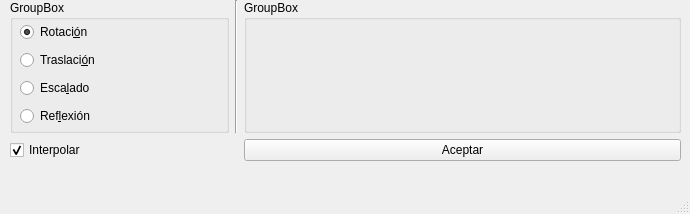
<?xml version="1.0" encoding="UTF-8"?>
<ui version="4.0">
 <class>MainWindow</class>
 <widget class="QMainWindow" name="MainWindow">
  <property name="geometry">
   <rect>
    <x>0</x>
    <y>0</y>
    <width>690</width>
    <height>214</height>
   </rect>
  </property>
  <property name="windowTitle">
   <string>MainWindow</string>
  </property>
  <widget class="QWidget" name="centralwidget">
   <widget class="QWidget" name="gridLayoutWidget">
    <property name="geometry">
     <rect>
      <x>10</x>
      <y>0</y>
      <width>671</width>
      <height>161</height>
     </rect>
    </property>
    <layout class="QGridLayout" name="gridLayout">
     <property name="sizeConstraint">
      <enum>QLayout::SetDefaultConstraint</enum>
     </property>
     <item row="0" column="0">
      <widget class="QGroupBox" name="groupBox">
       <property name="title">
        <string>GroupBox</string>
       </property>
       <widget class="QWidget" name="verticalLayoutWidget">
        <property name="geometry">
         <rect>
          <x>10</x>
          <y>20</y>
          <width>211</width>
          <height>108</height>
         </rect>
        </property>
        <layout class="QVBoxLayout" name="verticalLayout">
         <item>
          <widget class="QRadioButton" name="optRotacion">
           <property name="text">
            <string>Rotaci&amp;ón</string>
           </property>
           <property name="checked">
            <bool>true</bool>
           </property>
          </widget>
         </item>
         <item>
          <widget class="QRadioButton" name="optTraslacion">
           <property name="text">
            <string>Traslaci&amp;ón</string>
           </property>
          </widget>
         </item>
         <item>
          <widget class="QRadioButton" name="optEscalado">
           <property name="text">
            <string>Esca&amp;lado</string>
           </property>
          </widget>
         </item>
         <item>
          <widget class="QRadioButton" name="optReflexion">
           <property name="text">
            <string>Ref&amp;lexión</string>
           </property>
          </widget>
         </item>
        </layout>
       </widget>
      </widget>
     </item>
     <item row="1" column="2" colspan="2">
      <widget class="QPushButton" name="btnAceptar">
       <property name="text">
        <string>Aceptar</string>
       </property>
      </widget>
     </item>
     <item row="0" column="1">
      <widget class="Line" name="line">
       <property name="orientation">
        <enum>Qt::Vertical</enum>
       </property>
      </widget>
     </item>
     <item row="0" column="2" colspan="2">
      <widget class="QGroupBox" name="groupBox_2">
       <property name="title">
        <string>GroupBox</string>
       </property>
       <widget class="QWidget" name="verticalLayoutWidget_2">
        <property name="geometry">
         <rect>
          <x>10</x>
          <y>30</y>
          <width>411</width>
          <height>81</height>
         </rect>
        </property>
        <layout class="QVBoxLayout" name="layout">
         <property name="sizeConstraint">
          <enum>QLayout::SetMinAndMaxSize</enum>
         </property>
        </layout>
       </widget>
      </widget>
     </item>
     <item row="1" column="0">
      <widget class="QCheckBox" name="chkInter">
       <property name="text">
        <string>Interpolar</string>
       </property>
       <property name="checked">
        <bool>true</bool>
       </property>
      </widget>
     </item>
    </layout>
   </widget>
   <widget class="QFrame" name="frmEscalado">
    <property name="geometry">
     <rect>
      <x>470</x>
      <y>360</y>
      <width>181</width>
      <height>41</height>
     </rect>
    </property>
    <property name="frameShape">
     <enum>QFrame::StyledPanel</enum>
    </property>
    <property name="frameShadow">
     <enum>QFrame::Raised</enum>
    </property>
    <widget class="QLabel" name="label_4">
     <property name="geometry">
      <rect>
       <x>10</x>
       <y>10</y>
       <width>41</width>
       <height>21</height>
      </rect>
     </property>
     <property name="text">
      <string>Escala</string>
     </property>
    </widget>
    <widget class="QTextEdit" name="txtEscala">
     <property name="geometry">
      <rect>
       <x>60</x>
       <y>10</y>
       <width>110</width>
       <height>21</height>
      </rect>
     </property>
    </widget>
   </widget>
   <widget class="QFrame" name="frmTraslacion">
    <property name="geometry">
     <rect>
      <x>230</x>
      <y>480</y>
      <width>271</width>
      <height>71</height>
     </rect>
    </property>
    <property name="frameShape">
     <enum>QFrame::StyledPanel</enum>
    </property>
    <property name="frameShadow">
     <enum>QFrame::Raised</enum>
    </property>
    <widget class="QLabel" name="label_3">
     <property name="geometry">
      <rect>
       <x>0</x>
       <y>40</y>
       <width>111</width>
       <height>21</height>
      </rect>
     </property>
     <property name="text">
      <string>Traslación en y:</string>
     </property>
    </widget>
    <widget class="QTextEdit" name="txtY">
     <property name="geometry">
      <rect>
       <x>120</x>
       <y>40</y>
       <width>141</width>
       <height>21</height>
      </rect>
     </property>
    </widget>
    <widget class="QTextEdit" name="txtX">
     <property name="geometry">
      <rect>
       <x>120</x>
       <y>10</y>
       <width>141</width>
       <height>21</height>
      </rect>
     </property>
    </widget>
    <widget class="QLabel" name="label_2">
     <property name="geometry">
      <rect>
       <x>0</x>
       <y>10</y>
       <width>111</width>
       <height>21</height>
      </rect>
     </property>
     <property name="text">
      <string>TRaslación en x:</string>
     </property>
    </widget>
   </widget>
   <widget class="QFrame" name="frmReflexion">
    <property name="geometry">
     <rect>
      <x>340</x>
      <y>250</y>
      <width>131</width>
      <height>61</height>
     </rect>
    </property>
    <property name="frameShape">
     <enum>QFrame::StyledPanel</enum>
    </property>
    <property name="frameShadow">
     <enum>QFrame::Raised</enum>
    </property>
    <widget class="QCheckBox" name="chkX">
     <property name="geometry">
      <rect>
       <x>10</x>
       <y>10</y>
       <width>111</width>
       <height>22</height>
      </rect>
     </property>
     <property name="text">
      <string>Reflejar en x</string>
     </property>
    </widget>
    <widget class="QCheckBox" name="chkY">
     <property name="geometry">
      <rect>
       <x>10</x>
       <y>30</y>
       <width>111</width>
       <height>22</height>
      </rect>
     </property>
     <property name="text">
      <string>Reflejar en y</string>
     </property>
    </widget>
   </widget>
   <widget class="QFrame" name="frmRotacion">
    <property name="geometry">
     <rect>
      <x>30</x>
      <y>210</y>
      <width>161</width>
      <height>41</height>
     </rect>
    </property>
    <property name="frameShape">
     <enum>QFrame::StyledPanel</enum>
    </property>
    <property name="frameShadow">
     <enum>QFrame::Raised</enum>
    </property>
    <widget class="QLabel" name="label">
     <property name="geometry">
      <rect>
       <x>0</x>
       <y>10</y>
       <width>51</width>
       <height>21</height>
      </rect>
     </property>
     <property name="text">
      <string>Angulo:</string>
     </property>
    </widget>
    <widget class="QTextEdit" name="txtAngulo">
     <property name="geometry">
      <rect>
       <x>50</x>
       <y>10</y>
       <width>103</width>
       <height>21</height>
      </rect>
     </property>
    </widget>
   </widget>
  </widget>
  <widget class="QMenuBar" name="menubar">
   <property name="geometry">
    <rect>
     <x>0</x>
     <y>0</y>
     <width>690</width>
     <height>25</height>
    </rect>
   </property>
  </widget>
  <widget class="QStatusBar" name="statusbar"/>
 </widget>
 <resources/>
 <connections/>
</ui>
